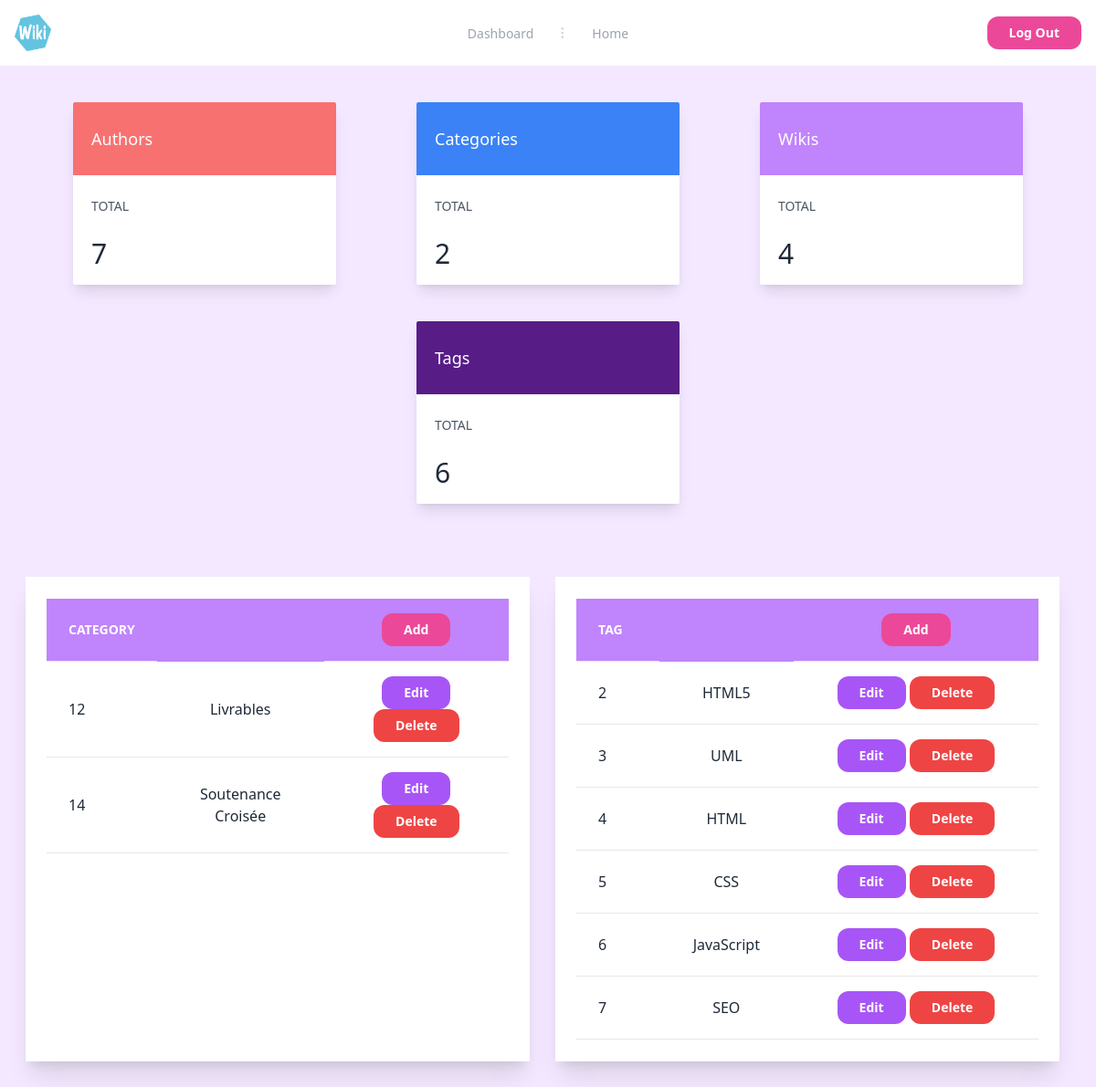
The app's page /users/dashboard (signed in) with its own data.
### tables this page shows
CREATE TABLE `categories` (
  `CategoryID` int(11) NOT NULL,
  `CategoryName` varchar(255) DEFAULT NULL,
  `Created_AdminID` int(11) DEFAULT NULL
);

CREATE TABLE `tags` (
  `TagID` int(11) NOT NULL,
  `TagName` varchar(255) DEFAULT NULL,
  `created_id` int(11) DEFAULT NULL
);

### app/controllers/Users.php (called while the page is built, shortened)
<?php
class Users extends Controller
{
    private $userModel;
    private $wikiModel;
    private $tagModel;
    private $categoryModel;
    public function __construct()
    {
        $this->userModel = $this->model('User');
        $this->wikiModel = $this->model('Wiki');
        $this->tagModel = $this->model('Tag');
        $this->categoryModel = $this->model('Category');
    }
    public function dashboard()
    {
        $totalUsersData = $this->userModel->getTotalUsers();
        $totalWikisData = $this->wikiModel->getTotalWikis();
        $totalCategoriesData = $this->categoryModel->getTotalCategories();
        $totalTagsData = $this->tagModel->getTotalTags();
        $categories = $this->categoryModel->getCategory();
        $tags = $this->tagModel->getTag();
        $data = [
            'categories' => $categories,
            'tags' => $tags,
            'total_users' => $totalUsersData['total_users'],
            'total_wikis' => $totalWikisData['total_wikis'],
            'total_categories' => $totalCategoriesData['total_categories'],
            'total_tags' => $totalTagsData['total_tags'],
            'CategoryName' => '',
            'CategoryName_err' => '',
            'TagName' => '',
            'TagName_err' => ''
        ];
        $this->view('users/dashboard', $data);
    }
}

### app/libraries/Core.php (called while the page is built, shortened)
<?php
class Core
{
    protected $currentMethod = 'index';
    public function __construct()
    {
        $url = $this->getUrl();
        if($url){
            if (file_exists('../app/controllers/' . ucwords($url[0]) . '.php')) {
                unset($url[0]);
            }
        }
            $this->currentController = new $this->currentController;
            if (isset($url[1]) && method_exists($this->currentController, $url[1])) {
                $this->currentMethod = $url[1];
                unset($url[1]);
            }
        $this->params = $url ? array_values($url) : [];
        call_user_func_array([$this->currentController, $this->currentMethod], $this->params);
    }
    public function getUrl()
    {
        if (isset($_GET['url'])) {
            $url = rtrim($_GET['url'], '/');
            $url = filter_var($url, FILTER_SANITIZE_URL);
            $url = explode('/', $url);
            return $url;
        }
    }
}

### public/index.php (called while the page is built, shortened)
<?php
  $init = new Core;

### app/libraries/Database.php (called while the page is built, shortened)
<?php
class Database
{
  private $host = DB_HOST;
  private $user = DB_USER;
  private $pass = DB_PASS;
  private $dbname = DB_NAME;
  private $dbh;
  private $stmt;
  public function __construct()
  {
    $dsn = 'mysql:host=' . $this->host . ';dbname=' . $this->dbname;
    $options = array(
      PDO::ATTR_PERSISTENT => true,
      PDO::ATTR_ERRMODE => PDO::ERRMODE_EXCEPTION
    );
    try {
      $this->dbh = new PDO($dsn, $this->user, $this->pass, $options);
    } catch (PDOException $e) {
      $this->error = $e->getMessage();
      echo $this->error;
    }
  }
  public function query($sql)
  {
    $this->stmt = $this->dbh->prepare($sql);
  }
  public function execute()
  {
    return $this->stmt->execute();
  }
  public function resultSet()
  {
    $this->execute();
    return $this->stmt->fetchAll(PDO::FETCH_OBJ);
  }
}

### app/models/Category.php (called while the page is built, shortened)
<?php
  class Category {
    private $db;
    public function __construct(){
      $this->db = new Database;
    }
    public function getCategory(){
      $this->db->query('SELECT * FROM categories
      INNER JOIN users
      where users.UserID = categories.Created_AdminID;
      ');
      $results = $this->db->resultSet();
      return $results;
    }
    public function getTotalCategories()
    {
      $this->db->query("SELECT COUNT(*) AS total_categories FROM categories");
      $row = $this->db->single();
      return $row;
    }
  }

### app/models/Tag.php (called while the page is built, shortened)
<?php
class Tag
{
  private $db;
  public function __construct()
  {
    $this->db = new Database;
  }
  public function getTag()
  {
    $this->db->query('SELECT * FROM tags INNER JOIN users where users.UserID = tags.created_id');
    $results = $this->db->resultSet();
    return $results;
  }
  public function getTotalTags()
  {
    $this->db->query("SELECT COUNT(*) AS total_tags FROM tags");
    $row = $this->db->single();
    return $row;
  }
}

### app/views/users/dashboard.php (the view, shortened to what this page needs)
<?php require APPROOT . '/views/inc/header.php'; ?>
<?php require APPROOT . '/views/inc/navbar.php'; ?>
<div class="flex flex-wrap py-10 p-14 gap-10">
  <div class=" max-w-2xl m-auto">
    <div
      class="w-72 bg-white max-w-xs mx-auto rounded-sm overflow-hidden shadow-lg hover:shadow-2xl transition duration-500 transform hover:scale-100 cursor-pointer">
      <div class="h-20 bg-red-400 flex items-center justify-between">
        <p class="mr-0 text-white text-lg pl-5">Authors</p>
      </div>
      <div class="flex justify-between px-5 pt-6 mb-2 text-sm text-gray-600">
        <p>TOTAL</p>
      </div>
      <p class="py-4 text-3xl ml-5">
        <?php echo $data['total_users'] ?>
      </p>
    </div>
  </div>
  <div class=" max-w-2xl m-auto">
    <div
      class="w-72 bg-white max-w-xs mx-auto rounded-sm overflow-hidden shadow-lg hover:shadow-2xl transition duration-500 transform hover:scale-100 cursor-pointer">
      <div class="h-20 bg-blue-500 flex items-center justify-between">
        <p class="mr-0 text-white text-lg pl-5">Categories</p>
      </div>
      <div class="flex justify-between px-5 pt-6 mb-2 text-sm text-gray-600">
        <p>TOTAL</p>
      </div>
      <p class="py-4 text-3xl ml-5">
        <?php echo $data['total_categories'] ?>
      </p>
    </div>
  </div>
  <div class=" max-w-2xl m-auto">
    <div
      class="w-72 bg-white max-w-xs mx-auto rounded-sm overflow-hidden shadow-lg hover:shadow-2xl transition duration-500 transform hover:scale-100 cursor-pointer">
      <div class="h-20 bg-purple-400 flex items-center justify-between">
        <p class="mr-0 text-white text-lg pl-5">Wikis</p>
      </div>
      <div class="flex justify-between pt-6 px-5 mb-2 text-sm text-gray-600">
        <p>TOTAL</p>
      </div>
      <p class="py-4 text-3xl ml-5">
        <?php echo $data['total_wikis'] ?>
      </p>
    </div>
  </div>
  <div class=" max-w-2xl m-auto">
    <div
      class="w-72 bg-white max-w-xs mx-auto rounded-sm overflow-hidden shadow-lg hover:shadow-2xl transition duration-500 transform hover:scale-100 cursor-pointer">
      <div class="h-20 bg-purple-900 flex items-center justify-between">
        <p class="mr-0 text-white text-lg pl-5">Tags</p>
      </div>
      <div class="flex justify-between pt-6 px-5 mb-2 text-sm text-gray-600">
        <p>TOTAL</p>
      </div>
      <p class="py-4 text-3xl ml-5">
        <?php echo $data['total_tags'] ?>
      </p>
    </div>
  </div>
</div>
<div class="flex justify-center py-10 p-5">
  <div class="container mr-5 ml-2 mx-auto bg-white shadow-xl">
    <div class="w-11/12 mx-auto">
      <div class="bg-white my-6">
        <table class="text-left w-full border-collapse">
          <thead class="bg-purple-400 ">
            <tr>
              <th class="py-4 px-6 font-bold uppercase text-sm text-white border-b border-grey-light">
                Category
              </th>
              <th></th>
              <th class="py-4 px-6 text-center font-bold uppercase text-sm text-white border-b border-grey-light">
                <button
                  class=" lg:inline-block py-2 px-6 bg-pink-500 hover:bg-pink-600 text-sm text-white font-bold rounded-xl transition duration-200"
                  onclick="addCategory.showModal()">Add
                </button>
              </th>
            </tr>
          </thead>
          <tbody>
            <?php foreach ($data['categories'] as $category): ?>
              <tr class="hover:bg-grey-lighter">
                <td class="py-4 px-6 border-b border-grey-light">
                  <?php echo $category->CategoryID ?>
                </td>
                <td class="py-4 px-6 text-center border-b border-grey-light">
                  <?php echo $category->CategoryName ?>
                </td>
                <td class="py-4 px-6 text-center border-b border-grey-light">
                  <button
                    class=" lg:inline-block py-2 px-6 bg-purple-500 hover:bg-purple-600 text-sm text-white font-bold rounded-xl transition duration-200"
                    onclick="editCategory_<?php echo $category->CategoryID ?>.showModal()">Edit
                  </button>
                  <a href="<?php echo URLROOT; ?>/categories/delete/<?php echo $category->CategoryID; ?>">
                    <button
                      class=" lg:inline-block py-2 px-6 bg-red-500 hover:bg-red-600 text-sm text-white font-bold rounded-xl transition duration-200">
                      Delete
                    </button>
                  </a>
                </td>
              </tr>
            <?php endforeach; ?>
          </tbody>
        </table>
      </div>
    </div>
  </div>
  <div class="container mr-5 ml-2 mx-auto bg-white shadow-xl">
    <div class="w-11/12 mx-auto">
      <div class="bg-white my-6">
        <table class="text-left w-full border-collapse">
          <thead class="bg-purple-400 ">
            <tr>
              <th class="py-4 px-6 font-bold uppercase text-sm text-white border-b border-grey-light">
                Tag
              </th>
              <th></th>
              <th class="py-4 px-6 text-center font-bold uppercase text-sm text-white border-b border-grey-light">
                <button
                  class=" lg:inline-block py-2 px-6 bg-pink-500 hover:bg-pink-600 text-sm text-white font-bold rounded-xl transition duration-200"
                  onclick="addTag.showModal()">Add
                </button>
              </th>
            </tr>
          </thead>
          <tbody>
            <?php foreach ($data['tags'] as $tag): ?>
              <tr class="hover:bg-grey-lighter">
                <td class="py-4 px-6 border-b border-grey-light">
                  <?php echo $tag->TagID ?>
                </td>
                <td class="py-4 px-6 text-center border-b border-grey-light">
                  <?php echo $tag->TagName ?>
                </td>
                <td class="py-4 px-6 text-center border-b border-grey-light">
                  <button
                    class=" lg:inline-block py-2 px-6 bg-purple-500 hover:bg-purple-600 text-sm text-white font-bold rounded-xl transition duration-200"
                    onclick="editTag_<?php echo $tag->TagID ?>.showModal()">Edit
                  </button>
                  <a href="<?php echo URLROOT; ?>/tags/delete/<?php echo $tag->TagID; ?>">
                    <button
                      class=" lg:inline-block py-2 px-6 bg-red-500 hover:bg-red-600 text-sm text-white font-bold rounded-xl transition duration-200">
                      Delete
                    </button>
                  </a>
                </td>
              </tr>
            <?php endforeach; ?>
          </tbody>
        </table>
      </div>
    </div>
  </div>
</div>
<?php require APPROOT . '/views/inc/footer.php'; ?>

### records on screen
categories: CategoryID "12", CategoryName "Livrables"
categories: CategoryID "14", CategoryName "Soutenance Croisée"
tags: TagID "2", TagName "HTML5"
tags: TagID "3", TagName "UML"
tags: TagID "4", TagName "HTML"
tags: TagID "5", TagName "CSS"
tags: TagID "6", TagName "JavaScript"
tags: TagID "7", TagName "SEO"

### other values on screen
$data['total_users'] "7"
$data['total_categories'] "2"
$data['total_wikis'] "4"
$data['total_tags'] "6"
